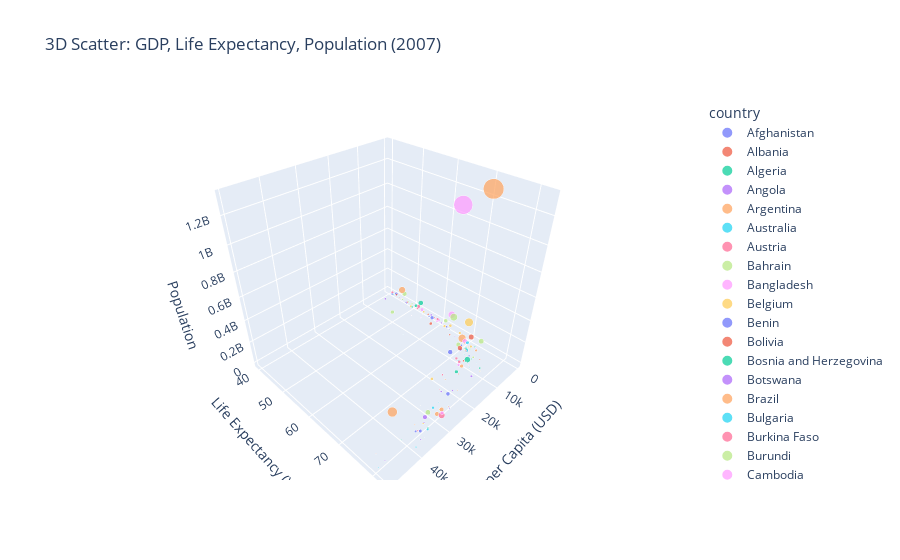

The notebook cell this image was saved under:
### Code cell
# 6. 3D Scatter Plot 
# o Plot GDP per capita (gdpPercap), life expectancy (lifeExp), and population (pop) in 2007. 
# o Use continent for color coding. 
# o Size points by population. 
# o Title: "3D Scatter: GDP, Life Expectancy, Population (2007)". 
# o Label axes appropriately.

df_2007 = data[data.year==2007]
c = px.scatter_3d(df_2007, x="gdpPercap", y="lifeExp", z="pop", color="country", size="pop", title="3D Scatter: GDP, Life Expectancy, Population (2007)", labels={"gdpPercap": "GDP per Capita (USD)", "lifeExp": "Life Expectancy (Years)", "pop": "Population"})
c.show()
